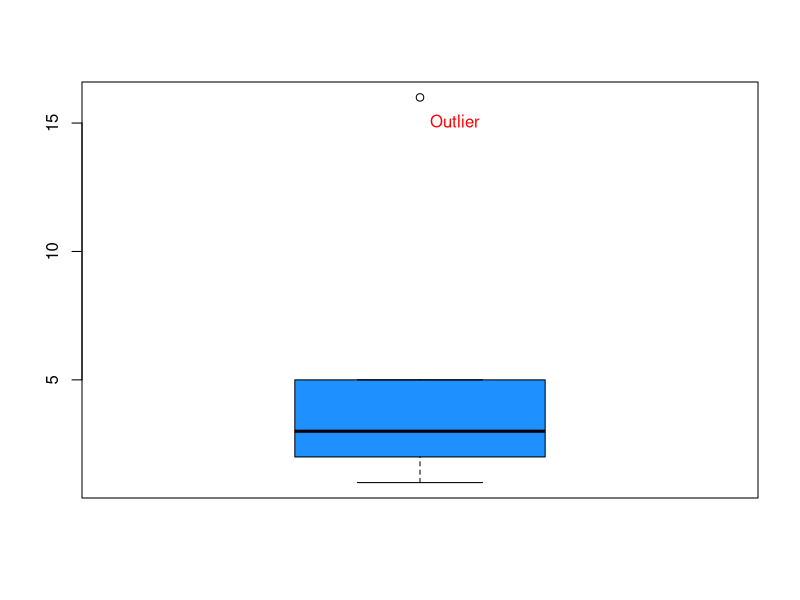
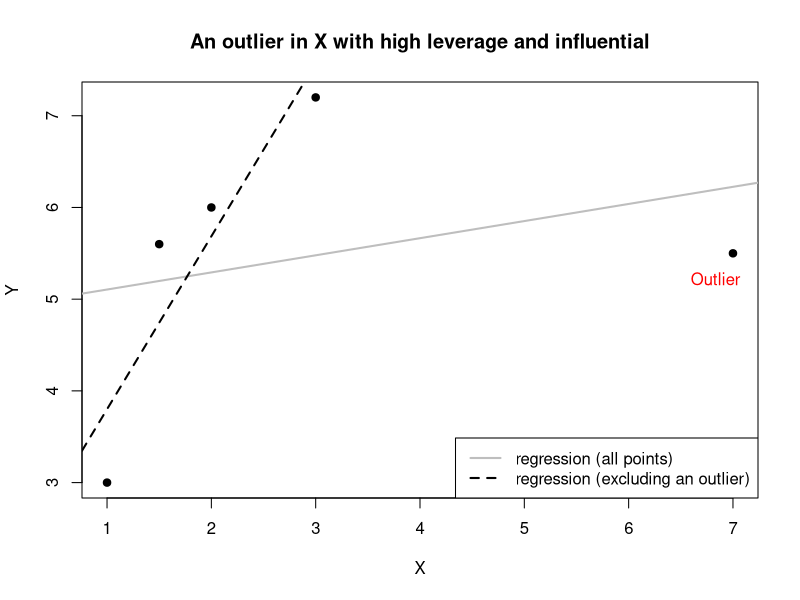
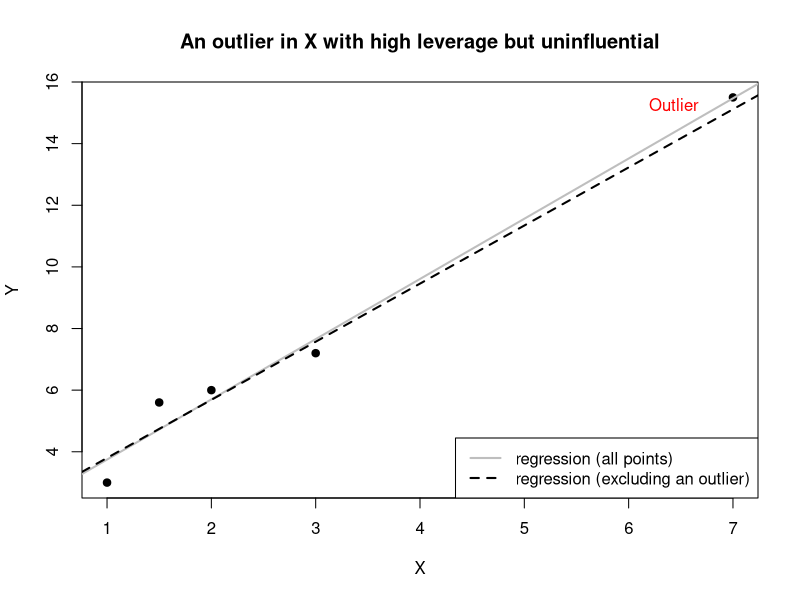

These figures' R source, in order:
## ---- chunk 1
#| label: fig-boxplot
#| fig-cap: "Value 16 is a univariate outlier"
x <- c(1,2,3,5,16)
boxplot(x,  col = "dodgerblue")

# Add text to indicate the outlier
text(15, labels="Outlier", pos=4, col="red") 

## ---- chunk 2
#| label: fig-influential
#| fig-cap: "An outlier in X with high leverage and influential"

x <- c(1.00, 1.5, 2, 3.00, 7.00)
y <- c(3.00, 5.60, 6, 7.20, 5.50)

# Create data frame
dat <- data.frame(x = x, y = y)

# OLS model with all points
model_all <- lm(y ~ x, data = dat)

# OLS model excluding last point
model_excl <- lm(y ~ x, data = dat[-nrow(dat), ])

# Plot all points
plot(dat$x, dat$y, 
     main = "An outlier in X with high leverage and influential", 
     xlab = "X", ylab = "Y", pch = 19, col = "black")

# Add text to indicate the outlier
text(6.5, 5.2, labels="Outlier", pos=4, col="red") 

# Add OLS line with all points
abline(model_all, col = "grey", lwd = 2, lty = 1)

# Add OLS line excluding last point
abline(model_excl, col = "black", lwd = 2, lty = 2)

# Add legend
legend("bottomright", legend = c("regression (all points)", "regression (excluding an outlier)"),
       col = c("grey", "black"), lty = c(1, 2), lwd = 2)
## ---- chunk 3
#| label: fig-notinfluential
#| fig-cap: "An outlier in X with high leverage but uninfluential"
x <- c(1.00, 1.5, 2, 3.00, 7.00)
y <- c(3.00, 5.60, 6, 7.20, 15.50)

# Create data frame
dat <- data.frame(x = x, y = y)

# OLS model with all points
model_all <- lm(y ~ x, data = dat)

# OLS model excluding last point
model_excl <- lm(y ~ x, data = dat[-nrow(dat), ])

# Plot all points
plot(dat$x, dat$y, 
     main = "An outlier in X with high leverage but uninfluential", 
     xlab = "X", ylab = "Y", pch = 19, col = "black")

# Add text to indicate the outlier
text(6.1, 15.2, labels="Outlier", pos=4, col="red") 

# Add OLS line with all points
abline(model_all, col = "grey", lwd = 2, lty = 1)

# Add OLS line excluding last point
abline(model_excl, col = "black", lwd = 2, lty = 2)

# Add legend
legend("bottomright", legend = c("regression (all points)", "regression (excluding an outlier)"),
       col = c("grey", "black"), lty = c(1, 2), lwd = 2)
